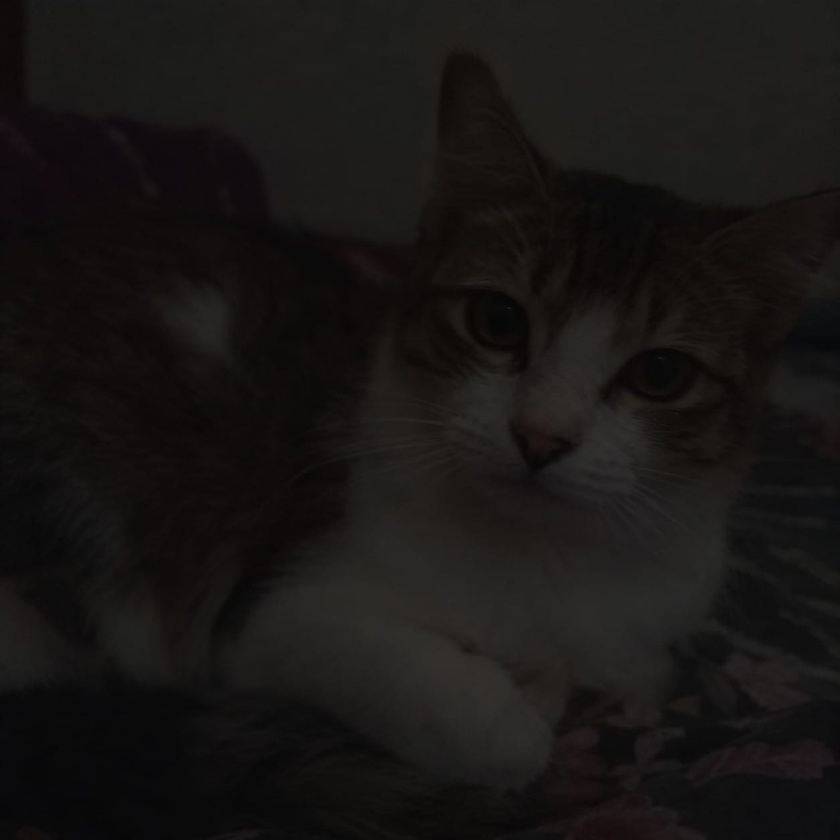
#> input picture Global_Work/pic_a.jpg, 840 x 840 px, shrunk from 1254 x 1254 before the run
$ python hist_work.py
#> lines starting #> are read from the running program, lines starting #| are printed output that depends on the picture
import numpy as np
import matplotlib.pyplot as plt
from PIL import Image


raw = Image.open("pic_a.jpg").convert("L")
gray = np.asarray(raw)


counts = np.bincount(gray.ravel(), minlength=256)
#> counts = 256 values, max 54777 at index 13, min 0 at index 0, mean 2756.2

# probability -> cumulative -> notun brightness
cum = counts.cumsum() / gray.size
#> cum = 256 values from 0 to 1
new_level = np.round(cum * 255).astype(np.uint8)
#> new_level = 256 values from 0 to 255

# purono value diye notun value tule anlam
boosted = new_level[gray]
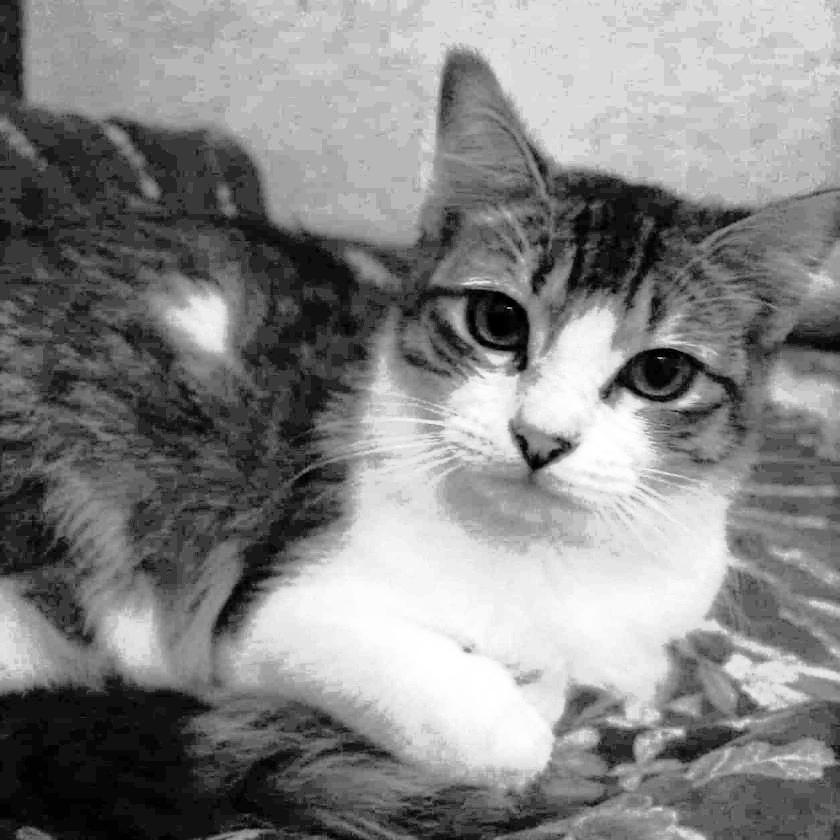
#> boosted: shape (840, 840); min 0, max 255, mean 132.3
after_counts = np.bincount(boosted.ravel(), minlength=256)
#> after_counts = 256 values, max 54777 at index 57, min 0 at index 1, mean 2756.2


fig, box = plt.subplots(2, 3, figsize=(13, 7))

box[0, 0].imshow(gray, cmap="gray")
box[0, 0].set_title("Age")
box[0, 0].axis("off")

box[0, 1].imshow(boosted, cmap="gray")
box[0, 1].set_title("Pore")
box[0, 1].axis("off")

box[0, 2].plot(cum, color="teal", lw=2)
box[0, 2].set_title("CDF (mapping curve)")

box[1, 0].fill_between(range(256), counts, color="slategray")
box[1, 0].set_title("Age-er histogram")

box[1, 1].fill_between(range(256), after_counts, color="darkorange")
box[1, 1].set_title("Pore-r histogram")

box[1, 2].axis("off")
box[1, 2].text(0.05, 0.5,
               f"min/max age: {gray.min()}/{gray.max()}\n"
               f"min/max pore: {boosted.min()}/{boosted.max()}\n"
               f"std age: {gray.std():.1f}\n"
               f"std pore: {boosted.std():.1f}",
               fontsize=12, va="center")

plt.tight_layout()
plt.savefig("result_a.png", dpi=120)
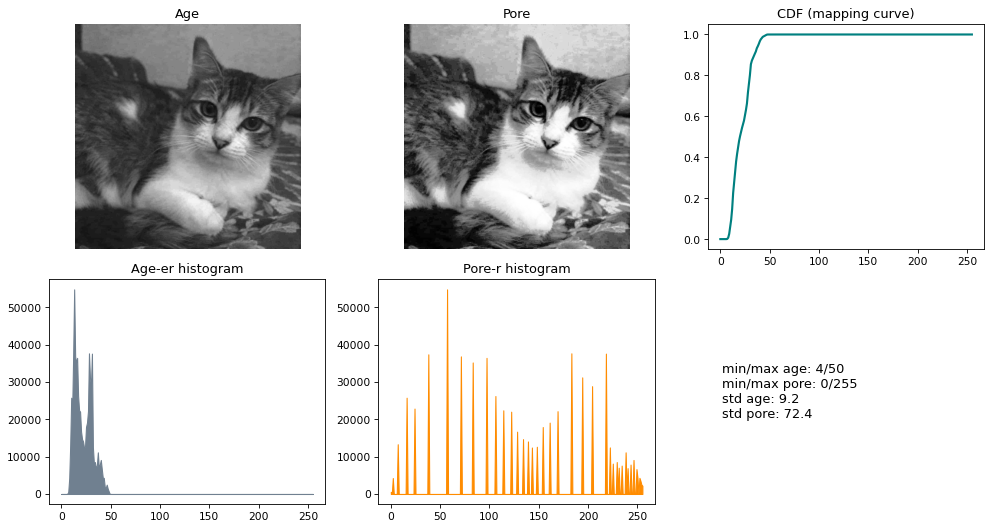
#> figure drawn by matplotlib, 5 panels; panel 3: curve peaks at x = 50, y = 1
plt.show()

print("kaj shesh, result_a.png save hoyeche")
